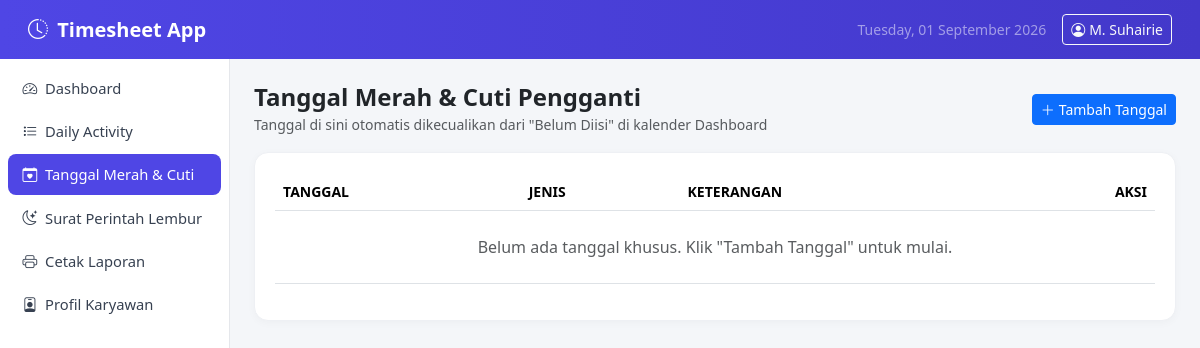
Before: /pages/special_dates.php with the older database file.
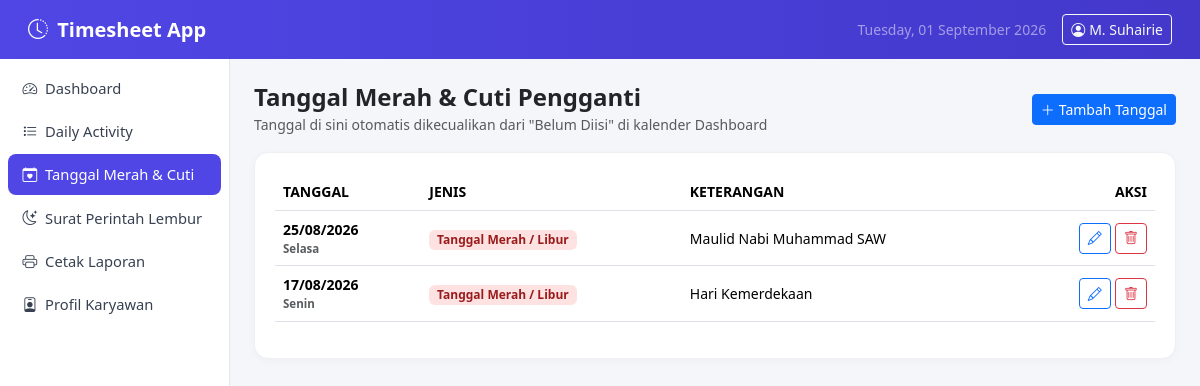
After: the same page with the newer database file.
### tables this page shows
CREATE TABLE `special_dates` (
  `id` int NOT NULL,
  `user_id` int NOT NULL,
  `tanggal` date NOT NULL,
  `jenis` enum('libur','cuti_pengganti') NOT NULL DEFAULT 'libur',
  `keterangan` varchar(255) NOT NULL,
  `created_at` timestamp NULL DEFAULT CURRENT_TIMESTAMP
);

### includes/auth.php (called while the page is built, shortened)
<?php
function e(string $value): string
{
    return htmlspecialchars($value, ENT_QUOTES, 'UTF-8');
}

### pages/special_dates.php (the view, shortened to what this page needs)
<?php
require_once __DIR__ . '/../includes/auth.php';
$db     = getDB();
$userId = CURRENT_USER_ID;
$stmt = $db->prepare('SELECT * FROM special_dates WHERE user_id = ? ORDER BY tanggal DESC');
$stmt->execute([$userId]);
$dates = $stmt->fetchAll();
require_once __DIR__ . '/../includes/header.php';
require_once __DIR__ . '/../includes/sidebar.php';
?>
<main class="app-content">
  <div class="d-flex justify-content-between align-items-center mb-3">
    <div>
      <h4 class="fw-bold mb-0">Tanggal Merah &amp; Cuti Pengganti</h4>
      <small class="text-muted">Tanggal di sini otomatis dikecualikan dari "Belum Diisi" di kalender Dashboard</small>
    </div>
    <button class="btn btn-primary btn-sm" data-bs-toggle="modal" data-bs-target="#sdModal" onclick="resetForm()">
      <i class="bi bi-plus-lg me-1"></i>Tambah Tanggal
    </button>
  </div>
  <div class="section-card">
    <div class="table-responsive">
      <table class="table align-middle table-hover">
        <thead>
          <tr class="text-muted small text-uppercase">
            <th>Tanggal</th>
            <th>Jenis</th>
            <th>Keterangan</th>
            <th class="text-end">Aksi</th>
          </tr>
        </thead>
        <tbody>
        <?php if (!$dates): ?>
          <tr><td colspan="4" class="text-center text-muted py-4">Belum ada tanggal khusus. Klik "Tambah Tanggal" untuk mulai.</td></tr>
        <?php endif; ?>
        <?php foreach ($dates as $d):
            $hariNama = ['Senin','Selasa','Rabu','Kamis','Jumat','Sabtu','Minggu'][date('N', strtotime($d['tanggal'])) - 1];
        ?>
          <tr>
            <td class="small fw-semibold">
              <?= date('d/m/Y', strtotime($d['tanggal'])) ?>
              <div class="text-muted" style="font-size:.72rem;"><?= e($hariNama) ?></div>
            </td>
            <td>
              <?php if ($d['jenis'] === 'libur'): ?>
                <span class="badge" style="background:#fee2e2; color:#991b1b;">Tanggal Merah / Libur</span>
              <?php else: ?>
                <span class="badge" style="background:#cffafe; color:#155e75;">Cuti Pengganti Lembur</span>
              <?php endif; ?>
            </td>
            <td class="small"><?= e($d['keterangan']) ?></td>
            <td class="text-end">
              <a href="special_dates.php?edit=<?= $d['id'] ?>" class="btn btn-sm btn-outline-primary" data-bs-toggle="modal" data-bs-target="#sdModal" onclick="fillForm(<?= htmlspecialchars(json_encode($d), ENT_QUOTES) ?>)">
                <i class="bi bi-pencil"></i>
              </a>
              <a href="special_dates.php?delete=<?= $d['id'] ?>" class="btn btn-sm btn-outline-danger btn-delete-activity">
                <i class="bi bi-trash"></i>
              </a>
            </td>
          </tr>
        <?php endforeach; ?>
        </tbody>
      </table>
    </div>
  </div>
</main>
<?php require_once __DIR__ . '/../includes/footer.php'; ?>

Changed rows visible on the page:
added special_dates: tanggal "25/08/2026", tanggal "Selasa", jenis "Tanggal Merah / Libur", keterangan "Maulid Nabi Muhammad SAW"
added special_dates: tanggal "17/08/2026", tanggal "Senin", jenis "Tanggal Merah / Libur", keterangan "Hari Kemerdekaan"
Other visible differences:
text no longer shown: "Belum ada tanggal khusus. Klik \"Tambah Tanggal\" untuk mulai."
